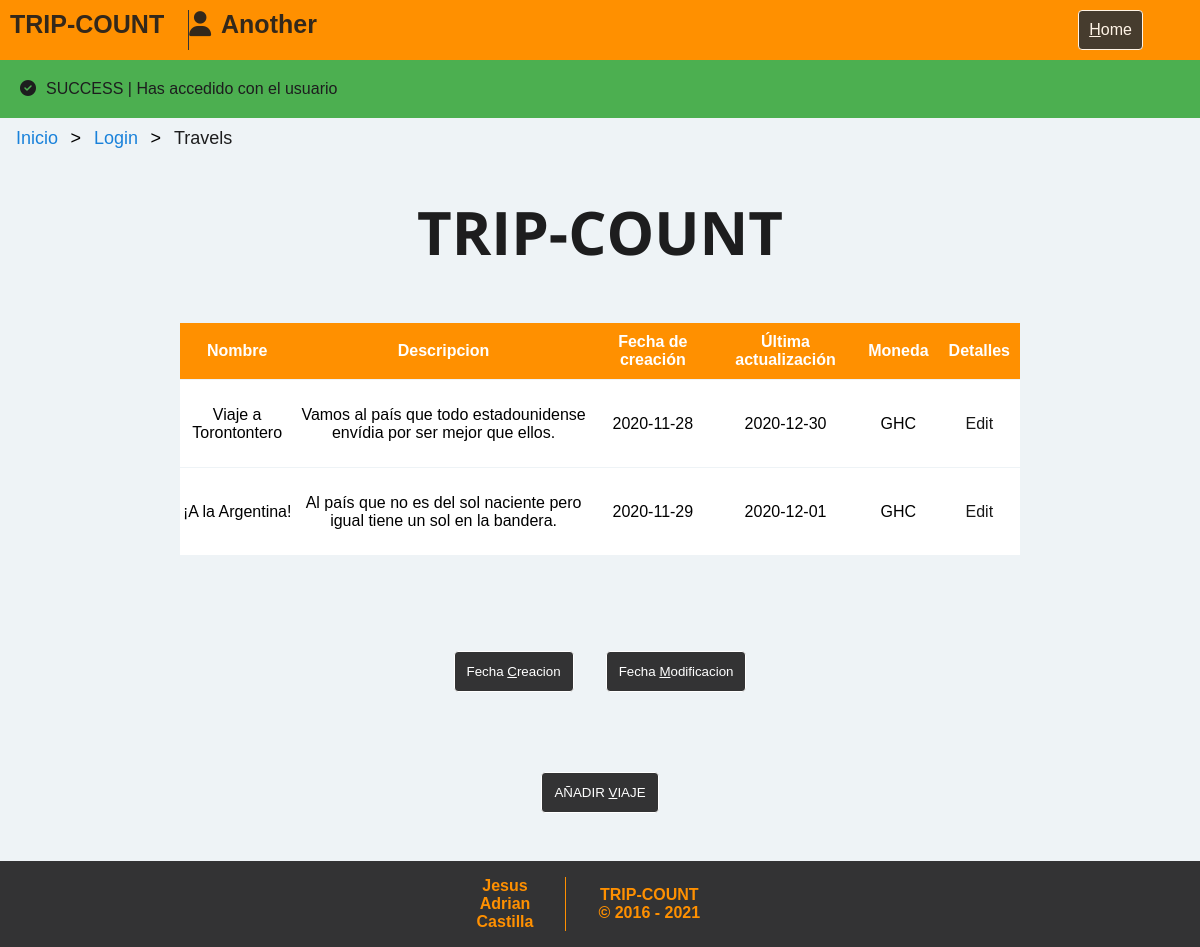
The page /home.php (signed in) on the database its author committed.
### tables this page shows
CREATE TABLE travels (
	id_travel MEDIUMINT NOT NULL AUTO_INCREMENT,
	t_name VARCHAR(100) NOT NULL,
	t_description VARCHAR(500) NOT NULL,
	t_creation DATE NOT NULL,
	t_update DATE NOT NULL,
	id_currency MEDIUMINT,
	FOREIGN KEY(id_currency) references currency(id_currency),
	PRIMARY KEY(id_travel)
);

CREATE TABLE currency (
	id_currency MEDIUMINT NOT NULL AUTO_INCREMENT,
	country VARCHAR(100),
	currency VARCHAR(100),
	code VARCHAR(100),
	symbol VARCHAR(100),
	PRIMARY KEY(id_currency)
);

### home.php (the view, shortened to what this page needs)
<!DOCTYPE html>
<html>
<head>
    <link href="//netdna.bootstrapcdn.com/font-awesome/3.2.1/css/font-awesome.css" rel="stylesheet">
    <link rel="stylesheet" href="styles/home.css">
    <link rel="stylesheet" href="styles/main.css">
    <?php include_once(dirname(__DIR__).'/Trip-Count/static/php/functions.php'); ?>
</head>
<body>
<?php include_once(dirname(__DIR__).'/Trip-Count/static/php/functions.php'); ?>
  <?php include_once(dirname(__DIR__) . "/Trip-Count/static/header.php");?>
  <div><?php systemMSG('success', 'Has accedido con el usuario ' . $_SESSION["uname"])?></div>
  <ul class="breadcrumb">
    <li><a href="index.php">Inicio</a></li>
    <li><a href="login.php">Login</a></li>
    <li>Travels</li>
</ul>
  <section class="container main-content">
        <h1>TRIP-COUNT </h1>
    <div class="container espacidotabla">
            <?php
            $hostname = "localhost";
            $dbname = "tripcount";
            $username = "root";
            $password = "";
            $pdo = new PDO("mysql:host=$hostname;dbname=$dbname", $username, $password);
            ?>
            <table class='tabla'>
                <thead class="alert-info">
                    <tr>
                        <th>Nombre</th>
                        <th>Descripcion</th>
                        <th>Fecha de creación</th>
                        <th>Última actualización</th>
                        <th>Moneda</th>
                        <th>Detalles</th>
                    </tr>
                </thead>
                <tbody>
                    <?php
                    if(ISSET($_POST['t_creation'])){
                        $query = $pdo->prepare("SELECT id_travel, t_name, t_description, t_creation, t_update, code FROM travels tra LEFT JOIN currency cur ON tra.id_currency = cur.id_currency WHERE id_travel IN (SELECT id_travel FROM users_travels WHERE id_user = :id_user) ORDER BY `t_creation` ASC");
                        $query->bindParam(':id_user', $_SESSION['user_id']);
                        $query->execute();
                        systemMSG('info', 'Se ha ordenado por fecha de creacion ');
                        while($row = $query->fetch()){
                           echo "<tr onclick='details(".$row['id_travel'].")' id='".$row['id_travel']."'>
                            <td>".$row['t_name']."</td>
                            <td>".$row['t_description']."</td>
                            <td>".$row['t_creation']."</td>
                            <td>".$row['t_update']."</td>
                            <td>".$row['code']."</td>
                            <td><a href='edit_trip.php?id_travel=".$row['id_travel']."'>Edit</a></td>
                            </tr>";
                            $details_query = $pdo->prepare("SELECT expense_date, amount, name FROM expenses exp LEFT JOIN user_expenses ue ON exp.id_expense = ue.id_expense LEFT JOIN users u ON ue.id_user = u.id_user WHERE id_travel = :id ORDER by 1");
                            $details_query->bindParam(':id', $row['id_travel']);
                            $details_query->execute();
                            while($details_row = $details_query->fetch()){
                                echo "<tr class = 'details details".$row['id_travel']."'>
                                <td>Data despesa: ".$details_row['expense_date']."</td>
                                <td>Quantitat: ".$details_row['amount']."</td>
                                <td>Usuari: ".$details_row['name']."</td>
                                </tr>";
                            }
                            $total_query = $pdo->prepare("SELECT sum(amount) FROM expenses WHERE id_travel = :id GROUP BY id_travel");
                            $total_query->bindParam(':id', $row['id_travel']);
                            $total_query->execute();
                            $found = False;
                            while($total = $total_query->fetch()){
                                $found = True;
                                echo "
                                <tr class = 'details details".$row['id_travel']."'>
                                <td>Despesa total: ".$total['sum(amount)']."</td>
                                <td><a href='./enter_payments.php'>Afegir pagament</a></td>
                                <td><a href=''>Gestionar usuaris</a></td>
                                <td><a href='./balanç.php'>Balanç</a></td>
                                </tr>";
                            }
                            if ($found == False) {
                                echo "
                                <tr class = 'details details".$row['id_travel']."'>
                                <td>Despesa total: 0</td>
                                <td><a href='./enter_payments.php'>Afegir pagament</a></td>
                                <td><a href=''>Gestionar usuaris</a></td>
                                <td><a href='./balanç.php'>Balanç</a></td>
                                </tr>";
                            }
                        }
                    }else{
                        $query = $pdo->prepare("SELECT id_travel, t_name, t_description, t_creation, t_update, code FROM travels tra LEFT JOIN currency cur ON tra.id_currency = cur.id_currency WHERE id_travel IN (SELECT id_travel FROM users_travels WHERE id_user = :id_user) ORDER BY `id_travel` ASC");
                        $query->bindParam(':id_user', $_SESSION['user_id']);
                        $query->execute();
                        while($row = $query->fetch()){
                           echo "<tr onclick='details(".$row['id_travel'].")' id='".$row['id_travel']."'>
                            <td>".$row['t_name']."</td>
                            <td>".$row['t_description']."</td>
                            <td>".$row['t_creation']."</td>
                            <td>".$row['t_update']."</td>
                            <td>".$row['code']."</td>
                            <td><a href='edit_trip.php?id_travel=".$row['id_travel']."'>Edit</a></td>
                            </tr>";
                        }
                    }
        ?></p>
<p> </tbody><br />
</table></p>
</div>
<div>
   <form method="POST" action=""><br/>
        <button  class="button aviaje" name="t_creation" accesskey="c">Fecha <u>C</u>reacion</button>
        <button  class="button aviaje" name="t_update" accesskey="m">Fecha <u>M</u>odificacion</button>
    </form>
</div>
    <button class="button aviaje" onclick="wraper()" id="btnAÃ±adirViaje" accesskey="v"> <span>AÑADIR <u>V</u>IAJE</span></button>
  </section>
  <?php include_once(dirname(__DIR__) . "/Trip-Count/static/footer.php");?>
</body>
</html>

### styles/home.css (style rules this page uses)
* { margin: 0; padding: 0; box-sizing: border-box; }
html { font: normal 16px sans-serif; color: #1D1D1E; }
a { text-decoration: none; color: inherit; cursor: pointer; opacity: 0.9; }
section { display: flex; flex-direction: column; align-items: center; }
.container { min-height: 100%; color: #1D1D1E; text-align: center; }
.container h1 { font: bold 60px 'Open Sans', sans-serif; margin-bottom: 2rem; margin-top: 2rem; }
.tabla { border-collapse: collapse; color: #fff; width: 100%; height: 100%; }
.espacidotabla { display: flex; flex-direction: column; justify-content: center; width: 70%; height: 250px; }
th { background-color: #FF9000; padding: 10px; }
td { background: #fff; color: #000; border-top: 1px solid #EEF3F6; }
form { display: flex; justify-content: center; margin-top: 2rem; }

### styles/main.css (style rules this page uses)
* { margin: 0; font-family: Arial, Helvetica, sans-serif; }
html { height: 100%; }
body { overflow-x: hidden; display: flex; flex-direction: column; min-height: 100%; background: #EEF3F6; }
ul.breadcrumb { padding: 10px 16px; list-style: none; }
ul.breadcrumb li { display: inline; font-size: 18px; }
ul.breadcrumb li+li:before { padding: 8px; color: black; content: ">\00a0"; }
ul.breadcrumb li a { color: #0275d8; text-decoration: none; }
.button { background-color: #333334; border: solid 1px white; color: white; transition: 0.5s; padding: 10px; border-radius: 4px; cursor:pointer }
.button span { cursor: pointer; display: inline-block; position: relative; transition: 0.5s; }
.button span:after { content: '\00bb'; position: absolute; opacity: 0; top: 0; right: -50px; transition: 0.5s; }
ul { list-style: none; }
.main-content { display: flex; align-items: center; flex: 1 0 auto; flex-direction: column; justify-content: center; }
span::before { margin-right: 10px; }
.aviaje { margin: 1rem; margin-top: 4rem; padding: 12px; border-radius: 4px; }
.aviaje span::after { font-family: FontAwesome; content: "\f055"; }

### rows shown on the page
travels: t_name "Viaje a Torontontero", t_description "Vamos al país que todo estadounidense envídia por ser mejor que ellos.", t_creation "2020-11-28", t_update "2020-12-30", id_currency.code "GHC"
travels: t_name "¡A la Argentina!", t_description "Al país que no es del sol naciente pero igual tiene un sol en la bandera.", t_creation "2020-11-29", t_update "2020-12-01", id_currency.code "GHC"

### other values the page prints
$_SESSION["name"] "Another"
$msg "Has accedido con el usuario"
